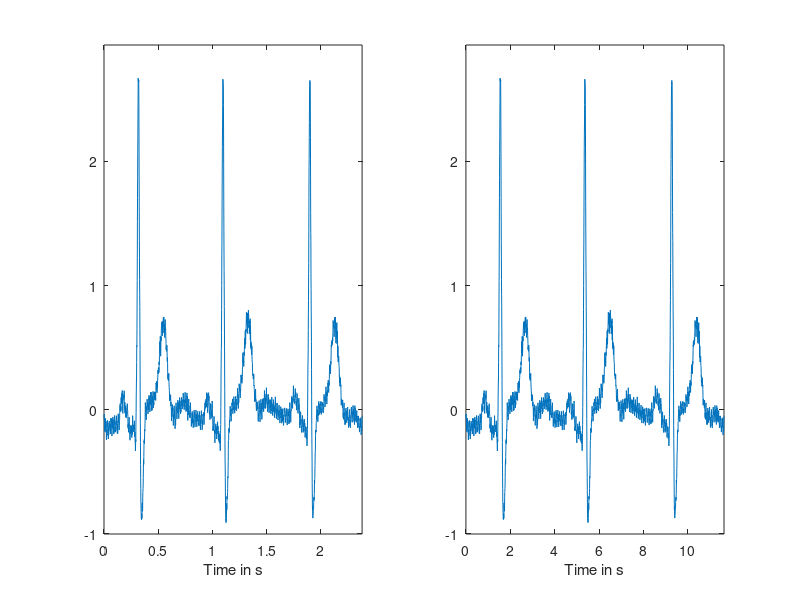
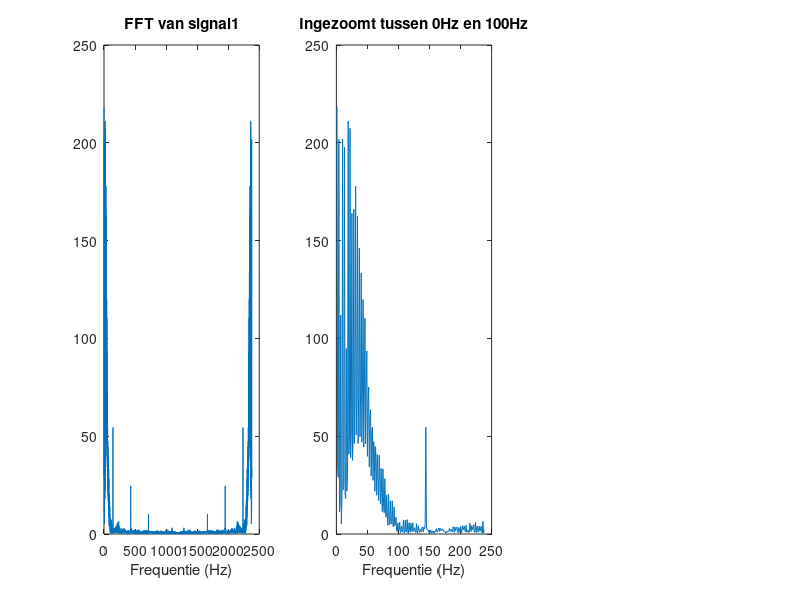

Here is the MATLAB script that generated these plots, in order: (Note: this script raises an error after producing the figures.)
close all
clc
% Eerste opdracht, de twee signalen plotten in de tijd
tabel = load('ecg.mat');
tabel2 = load('ecg.mat');

signal1 = tabel.ecg;
m1 = length(signal1);
ymax1 = max(signal1);
ymin1 = min(signal1);

signal2 = tabel2.ecg;
m2 = length(signal2);
ymax2 = max(signal2);
ymin2 = min(signal2);


fs1 = 1000;
Ts1 = 1/fs1;
fs2 = 204.73;
Ts2 = 1/fs2;

subplot(1,2,1)
totaltime1 = Ts1*m1;
totaltime2 = Ts2*m2;
time1 = linspace(0,totaltime1,m1);
plot(time1,signal1)
axis([0,totaltime1,1.1*ymin1,1.1*ymax1]);
xlabel("Time in s");

subplot(1,2,2)
time2 = linspace(0,totaltime2,m2);
plot(time2,signal2)
axis([0,totaltime2,1.1*ymin2,1.1*ymax2]);
xlabel("Time in s");

%FFT maken
X = fft(signal1);
Xreal = real(X);
Xcomp = imag(X);
absX = abs(X);
N = length(absX);
figure
subplot(1,3,1)
plot(absX)
title("FFT van signal1");
xlabel("Frequentie (Hz)");

%ingezoomde FFT
subplot(1,3,2);
axis([0,100,0,1.1*max(absX)]);
plot(absX(1:round(N/10)))
title("Ingezoomt tussen 0Hz en 100Hz");
xlabel("Frequentie (Hz)");

%Notch filter zelf
fs = 1000;
f0 = 50;
notchWidth = 0.01;
lnotch = notch(signal1, fs, f0, notchWidth);
mnotch = notch(lnotch, fs, 60, notchWidth);
Xnotch = fft(mnotch);
absXnotch = abs(Xnotch);
hold on
%axis([0,100,0,1.1*max(abs(Xnotch))]);
plot(absXnotch(1:round(N/10)))
title("Ingezoomt tussen 0Hz en 100Hz, met notch filter");
xlabel("Frequentie (Hz)");
legend();

%FFT met notch maken
%subplot(1,3,3);
figure
axis([0,2500,1.1*ymin1,1.1*ymax1]); %waardes aanpassen
plot(absX)
title("FFT van signal1");
xlabel("Frequentie (Hz)");
hold on
plot(absXnotch)
legend();

%notch filter op signaal in de tijd
figure
plot(time1,signal1)
axis([0,totaltime1,1.1*ymin1,1.1*ymax1]);
title("Het originele signaal en het genotchte signaal");
xlabel("Tijd in s");
hold on
plot(time1, mnotch)
legend();

%notch filter van matlab
wo = 60/(fs1/2); %deze filter lijkt zelfs niet te werken 
bw = wo/35;
[c d] = iirnotch(wo,bw);

nnotch = filter(c,d,signal1);
figure 
plot(time1,signal1)
axis([0,totaltime1,1.1*ymin1,1.1*ymax1]);
title("Het originele signaal en het 2de genotchte signaal");
xlabel("Tijd in s");
hold on
plot(time1, nnotch)
legend();

%FFT van matlabnotch volledig
Ynotch = fft(nnotch);
absYnotch = abs(Ynotch);
figure
plot(absX)
title("FFT van signal1, met de notch van matlab");
xlabel("Frequentie (Hz)");
hold on
plot(absYnotch)
legend();

%FFT van matlabnotch ingezoomed
figure
axis([0,100,0,1.1*max(absX)]);
plot(absX(1:round(N/10)))
title("Ingezoomt tussen 0Hz en 100Hz");
xlabel("Frequentie (Hz)");
hold on
%axis([0,100,0,1.1*max(abs(Xnotch))]);
plot(absYnotch(1:round(N/10)))
legend();

%Notch filter zelf gedesigned
%Ingezoomde FFT 
onotch = designedNotch(signal1);
Znotch = fft(onotch);
absZnotch = abs(Znotch);
figure
axis([0,100,0,1.1*max(absX)]);
plot(absX(1:round(N/10)))
hold on
plot(absZnotch(1:round(N/10)))
title("Ingezoomt tussen 0Hz en 100Hz, met designed notch filter");
xlabel("Frequentie (Hz)");
legend();

%FFT met gedesignde notch maken
figure
plot(absX)
title("FFT van signal1");
xlabel("Frequentie (Hz)");
hold on
plot(absZnotch)
legend();

%notch filter op signaal in de tijd
figure
plot(time1,signal1)
axis([0,totaltime1,1.1*ymin1,1.1*ymax1]);
title("Het originele signaal en het genotchte signaal");
xlabel("Tijd in s");
hold on
plot(time1, onotch)
legend();


